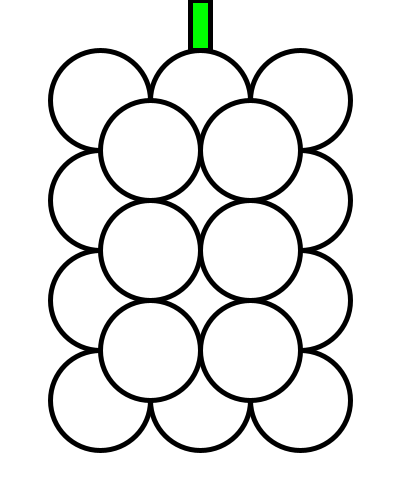
Frame 1 (no input)
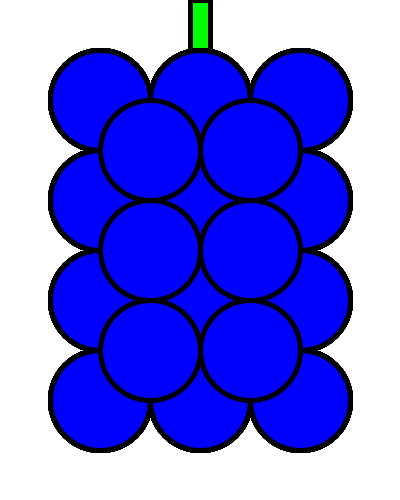
Frame 60 (the mouse pressed at the canvas centre just before this capture)
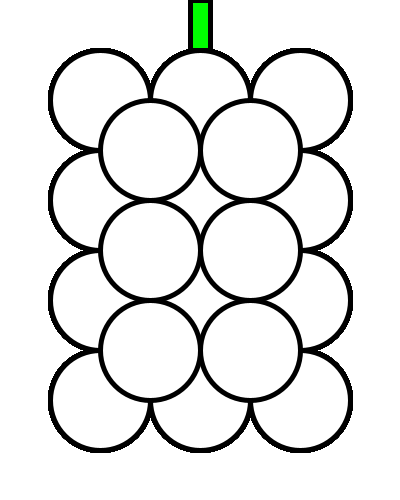
Frame 120 (the mouse held since frame 60 and released just before this capture)

The Processing sketch that drew these frames (run headless with seeded random() and noise(); from frame 60 on, the mouse is pressed at the canvas centre):

// Processing sketch: Interactive_Grape_Color_Changer
// ── Interactive_Grape_Color_Changer.pde
// This code allows you to interactively change the color of the grapes by pressing 
// the spacebar or by placing the mouse on different sides of the drawing area.

int value = 255;
color white = color(255);
color red = color(255, 0, 0);
color blue = color(0, 0, 255);

void setup() {
  size(400, 500);
  strokeWeight(5);
  background(255);
}

void draw() {

  fill(value);

  // Draw 12 grapes in the background
  for (int y = 100; y <= 450; y += 100) {
    for (int x = 100; x <= 350; x += 100) {
      ellipse(x, y, 100, 100);
    }
  }

  // Draw 6 grapes in the foreground
  for (int y = 150; y <= 400; y += 100) {
    for (int x = 150; x <= 300; x += 100) {
      ellipse(x, y, 100, 100);
    }
  }

  // Draw the stem of the grape bunch
  fill(#00FF00); // Green color
  rect(190, 0, 20, 50);

  // Check for keyboard and mouse input to change the color
  if (keyPressed && key == ' ') {
    value = red;
  } else if (mouseX < width / 2) {
    value = blue;
  } else {
    value = white;
  }
}
